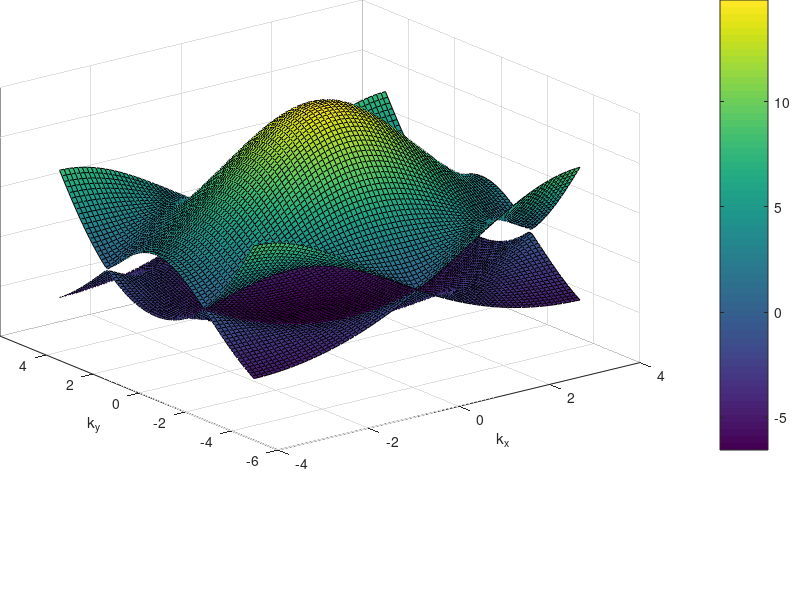

Reproduce this figure in MATLAB. (Note: this script raises an error after producing the figure.)
% see Saito, Dresselhaus - "Phisical properties of carbon nanotubes" pages
% 27 and 28

clc
clear all;
close all;

%phi_a = 1;
%phi_b = 1;
nano = 10^-9;
a = 1;
e2p = 0;
t = -3.033;
s = 0.129;

k_x = -2*pi/(sqrt(3)*a) : 0.1 : 2*pi/(sqrt(3)*a);
%k_y = -3/2*pi/a : 0.1 : 3/2*pi/a;
k_y = -2*3/(sqrt(2)*a) : 0.1 : 2*3/(sqrt(2)*a);
for i = 1:length(k_y)
   for j = 1:length(k_x)
        omega = sqrt(1+4*cos(sqrt(3)*k_x(j)*a/2)*cos(k_y(i)*a/2)+ 4*cos(k_y(i)*a/2)*cos(k_y(i)*a/2));
        Eg2Dn (i,j) = (e2p + t*omega)/(1 + s*omega);
        Eg2Dp (i,j) = (e2p - t*omega)/(1 - s*omega);
   end
end
figure ('Name','Energy Dispersion Relation 2D Graphite','NumberTitle','off');
subplot('Position',[0 0.25 1 0.75]);
title("Energy Dispersion Relation 2D Graphite");
surf(k_x, k_y,  Eg2Dn);
hold on;
surf(k_x, k_y, Eg2Dp);
colorbar;
xlabel ('k_x');
ylabel ('k_y');
text(0,0, max(Eg2Dp,[], 'all')+0.1*(max(Eg2Dp,[], 'all')), '\Gamma');
min_E = min(Eg2Dp,[], 'all');
index = find(Eg2Dp == min_E);
text(k_x(index), k_y(index), Eg2Dp(index), 'K');
min_ky = min(k_y(fix((end+3)/2):end)); %solo k_y > 0
index = find(k_y == min_ky);
text(pi, 0, Eg2Dp(index), 'M');

%hexagon1(a, 0, 0);
[x, y] = hexagon2(a, 0, 0);
subplot('Position',[0.4 0.1 0.15 0.15]);
title("Unit cell");
plot(x,y);
text(0,0, '\Gamma');
text(a*sqrt(3)*0.5, 0.5, 'K');
text(a*sqrt(3)*0.5, 0, 'M');